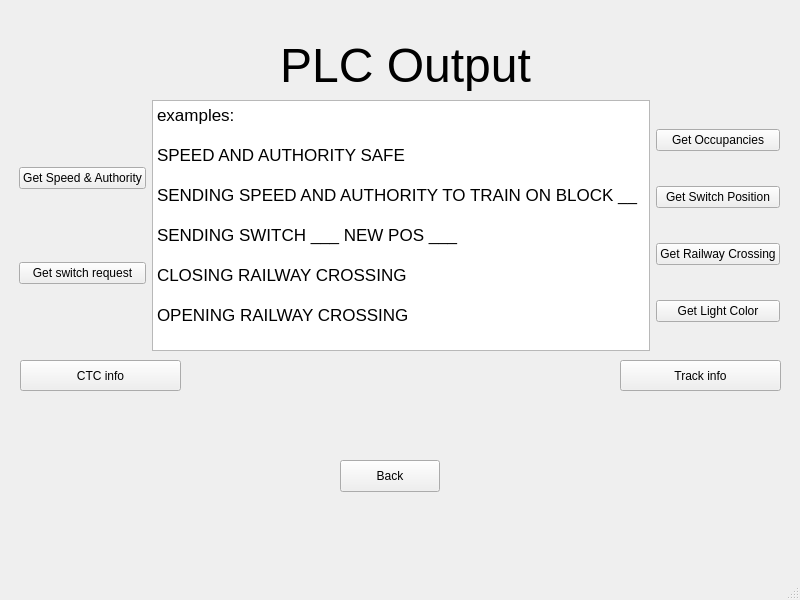
<?xml version="1.0" encoding="UTF-8"?>
<ui version="4.0">
 <class>MainWindow</class>
 <widget class="QMainWindow" name="MainWindow">
  <property name="geometry">
   <rect>
    <x>0</x>
    <y>0</y>
    <width>800</width>
    <height>600</height>
   </rect>
  </property>
  <property name="windowTitle">
   <string>MainWindow</string>
  </property>
  <widget class="QWidget" name="centralwidget">
   <widget class="QWidget" name="horizontalLayoutWidget">
    <property name="geometry">
     <rect>
      <x>19</x>
      <y>100</y>
      <width>761</width>
      <height>251</height>
     </rect>
    </property>
    <layout class="QHBoxLayout" name="horizontalLayout">
     <item>
      <layout class="QVBoxLayout" name="verticalLayout_2">
       <item>
        <widget class="QPushButton" name="btn_sp_authority_request">
         <property name="text">
          <string>Get Speed &amp;&amp; Authority</string>
         </property>
        </widget>
       </item>
       <item>
        <widget class="QPushButton" name="btn_sp_authority_request_2">
         <property name="text">
          <string>Get switch request</string>
         </property>
        </widget>
       </item>
      </layout>
     </item>
     <item>
      <widget class="QTextEdit" name="plc_out">
       <property name="html">
        <string>&lt;!DOCTYPE HTML PUBLIC &quot;-//W3C//DTD HTML 4.0//EN&quot; &quot;http://www.w3.org/TR/REC-html40/strict.dtd&quot;&gt;
&lt;html&gt;&lt;head&gt;&lt;meta name=&quot;qrichtext&quot; content=&quot;1&quot; /&gt;&lt;meta charset=&quot;utf-8&quot; /&gt;&lt;style type=&quot;text/css&quot;&gt;
p, li { white-space: pre-wrap; }
hr { height: 1px; border-width: 0; }
li.unchecked::marker { content: &quot;\2610&quot;; }
li.checked::marker { content: &quot;\2612&quot;; }
&lt;/style&gt;&lt;/head&gt;&lt;body style=&quot; font-family:'.AppleSystemUIFont'; font-size:13pt; font-weight:400; font-style:normal;&quot;&gt;
&lt;p style=&quot; margin-top:0px; margin-bottom:0px; margin-left:0px; margin-right:0px; -qt-block-indent:0; text-indent:0px;&quot;&gt;examples: &lt;/p&gt;
&lt;p style=&quot;-qt-paragraph-type:empty; margin-top:0px; margin-bottom:0px; margin-left:0px; margin-right:0px; -qt-block-indent:0; text-indent:0px;&quot;&gt;&lt;br /&gt;&lt;/p&gt;
&lt;p style=&quot; margin-top:0px; margin-bottom:0px; margin-left:0px; margin-right:0px; -qt-block-indent:0; text-indent:0px;&quot;&gt;SPEED AND AUTHORITY SAFE&lt;/p&gt;
&lt;p style=&quot;-qt-paragraph-type:empty; margin-top:0px; margin-bottom:0px; margin-left:0px; margin-right:0px; -qt-block-indent:0; text-indent:0px;&quot;&gt;&lt;br /&gt;&lt;/p&gt;
&lt;p style=&quot; margin-top:0px; margin-bottom:0px; margin-left:0px; margin-right:0px; -qt-block-indent:0; text-indent:0px;&quot;&gt;SENDING SPEED AND AUTHORITY TO TRAIN ON BLOCK __&lt;/p&gt;
&lt;p style=&quot;-qt-paragraph-type:empty; margin-top:0px; margin-bottom:0px; margin-left:0px; margin-right:0px; -qt-block-indent:0; text-indent:0px;&quot;&gt;&lt;br /&gt;&lt;/p&gt;
&lt;p style=&quot; margin-top:0px; margin-bottom:0px; margin-left:0px; margin-right:0px; -qt-block-indent:0; text-indent:0px;&quot;&gt;SENDING SWITCH ___ NEW POS ___&lt;/p&gt;
&lt;p style=&quot;-qt-paragraph-type:empty; margin-top:0px; margin-bottom:0px; margin-left:0px; margin-right:0px; -qt-block-indent:0; text-indent:0px;&quot;&gt;&lt;br /&gt;&lt;/p&gt;
&lt;p style=&quot; margin-top:0px; margin-bottom:0px; margin-left:0px; margin-right:0px; -qt-block-indent:0; text-indent:0px;&quot;&gt;CLOSING RAILWAY CROSSING&lt;/p&gt;
&lt;p style=&quot;-qt-paragraph-type:empty; margin-top:0px; margin-bottom:0px; margin-left:0px; margin-right:0px; -qt-block-indent:0; text-indent:0px;&quot;&gt;&lt;br /&gt;&lt;/p&gt;
&lt;p style=&quot; margin-top:0px; margin-bottom:0px; margin-left:0px; margin-right:0px; -qt-block-indent:0; text-indent:0px;&quot;&gt;OPENING RAILWAY CROSSING&lt;/p&gt;&lt;/body&gt;&lt;/html&gt;</string>
       </property>
      </widget>
     </item>
     <item>
      <layout class="QVBoxLayout" name="verticalLayout">
       <item>
        <widget class="QPushButton" name="btn_occu_request">
         <property name="text">
          <string>Get Occupancies</string>
         </property>
        </widget>
       </item>
       <item>
        <widget class="QPushButton" name="btn_sw_pos_request">
         <property name="text">
          <string>Get Switch Position</string>
         </property>
        </widget>
       </item>
       <item>
        <widget class="QPushButton" name="btn_railway_request">
         <property name="text">
          <string>Get Railway Crossing</string>
         </property>
        </widget>
       </item>
       <item>
        <widget class="QPushButton" name="btn_light_request">
         <property name="text">
          <string>Get Light Color</string>
         </property>
        </widget>
       </item>
      </layout>
     </item>
    </layout>
   </widget>
   <widget class="QLabel" name="lbl_title">
    <property name="geometry">
     <rect>
      <x>200</x>
      <y>40</y>
      <width>411</width>
      <height>51</height>
     </rect>
    </property>
    <property name="font">
     <font>
      <family>Arial</family>
      <pointsize>36</pointsize>
     </font>
    </property>
    <property name="text">
     <string>PLC Output</string>
    </property>
    <property name="alignment">
     <set>Qt::AlignCenter</set>
    </property>
   </widget>
   <widget class="QPushButton" name="pushButton_3">
    <property name="geometry">
     <rect>
      <x>340</x>
      <y>460</y>
      <width>100</width>
      <height>32</height>
     </rect>
    </property>
    <property name="text">
     <string>Back</string>
    </property>
   </widget>
   <widget class="QPushButton" name="btn_ctc_info">
    <property name="geometry">
     <rect>
      <x>20</x>
      <y>360</y>
      <width>161</width>
      <height>31</height>
     </rect>
    </property>
    <property name="text">
     <string>CTC info</string>
    </property>
   </widget>
   <widget class="QPushButton" name="btn_track_info">
    <property name="geometry">
     <rect>
      <x>620</x>
      <y>360</y>
      <width>161</width>
      <height>31</height>
     </rect>
    </property>
    <property name="text">
     <string>Track info</string>
    </property>
   </widget>
  </widget>
  <widget class="QStatusBar" name="statusbar"/>
  <widget class="QMenuBar" name="menubar">
   <property name="geometry">
    <rect>
     <x>0</x>
     <y>0</y>
     <width>800</width>
     <height>24</height>
    </rect>
   </property>
  </widget>
 </widget>
 <resources/>
 <connections/>
</ui>
